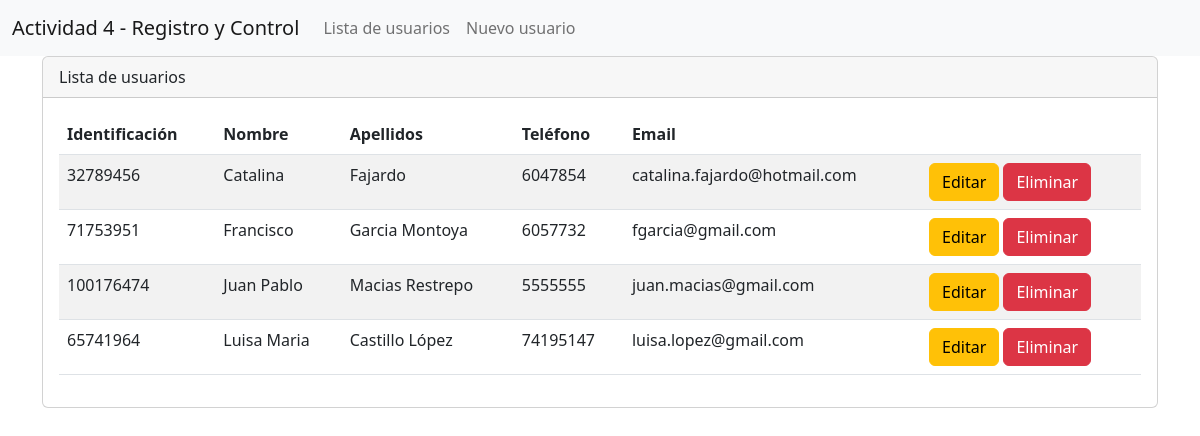
Page /paginas/usuarios/index.php on the committed database.
### tables this page shows
CREATE TABLE `usuario` (
  `id_usuario` int(10) unsigned NOT NULL AUTO_INCREMENT,
  `identificacion` varchar(20) NOT NULL,
  `nombre` varchar(50) NOT NULL,
  `apellidos` varchar(50) NOT NULL,
  `telefono` varchar(20) DEFAULT NULL,
  `email` varchar(100) DEFAULT NULL,
  PRIMARY KEY (`id_usuario`)
);

### clases/usuarioRepositorio.php (called while the page is built, shortened)
<?php
class UsuarioRepositorio {
    private $conexion;
    public function __construct($conexion) {
        $this->conexion = $conexion;
    }
    public function consultarTodos() {
        $sql = "SELECT id_usuario, identificacion, nombre, apellidos, telefono, email
                  FROM usuario
                 ORDER BY nombre";
        $resultado = $this->conexion->query($sql, MYSQLI_USE_RESULT);
        $usuarios = array();
        while ($registro = $resultado->fetch_assoc()) {
            $usuario = new Usuario();
            $usuario->setIdUsuario($registro['id_usuario']);
            $usuario->setIdentificacion($registro['identificacion']);
            $usuario->setNombre($registro['nombre']);
            $usuario->setApellidos($registro['apellidos']);
            $usuario->setTelefono($registro['telefono']);
            $usuario->setEmail($registro['email']);
            $usuarios[] = $usuario;
        }
        return $usuarios;
    }
}

### clases/usuario.php (called while the page is built)
<?php
class Usuario {
    private $idUsuario;
    private $identificacion;
    private $nombre;
    private $apellidos;
    private $telefono;
    private $email;
    public function getIdUsuario() {
        return $this->idUsuario;
    }
    public function setIdUsuario($idUsuario) {
        $this->idUsuario = $idUsuario;
    }
    public function getIdentificacion() {
        return $this->identificacion;
    }
    public function setIdentificacion($identificacion) {
        $this->identificacion = $identificacion;
    }
    public function getNombre() {
        return $this->nombre;
    }
    public function setNombre($nombre) {
        $this->nombre = $nombre;
    }
    public function getApellidos() {
        return $this->apellidos;
    }
    public function setApellidos($apellidos) {
        $this->apellidos = $apellidos;
    }
    public function getTelefono() {
        return $this->telefono;
    }
    public function setTelefono($telefono) {
        $this->telefono = $telefono;
    }
    public function getEmail() {
        return $this->email;
    }
    public function setEmail($email) {
        $this->email = $email;
    }
}

### paginas/usuarios/index.php (the view, shortened to what this page needs)
<?php
include('../../clases/baseDatos.php');
include('../../clases/usuario.php');
include('../../clases/usuarioRepositorio.php');
$baseDatos = new BaseDatos();
$conexion = $baseDatos->conectar();
$usuarioRepositorio = new UsuarioRepositorio($conexion);
$usuarios = $usuarioRepositorio->consultarTodos();
?>
<!doctype html>
<html lang="es">
<head>
    <link href="https://cdn.jsdelivr.net/npm/bootstrap@5.2.0/dist/css/bootstrap.min.css" rel="stylesheet">
</head>
<body>
    <?php include('../navegacion.php') ?>
    <div class="container">
        <div class="card">
                <div class="card-header">
                Lista de usuarios
                </div>
                <div class="card-body">
                    <table class="table table-striped">
                        <thead>
                            <tr>
                                <th scope="col">Identificación</th>
                                <th scope="col">Nombre</th>
                                <th scope="col">Apellidos</th>
                                <th scope="col">Teléfono</th>
                                <th scope="col">Email</th>
                                <th scope="col"></th>
                            </tr>
                        </thead>
                        <tbody>
                            <?php foreach ($usuarios as $usuario) { ?>
                                <tr>
                                    <td><?php echo $usuario->getIdentificacion(); ?></td>
                                    <td><?php echo $usuario->getNombre(); ?></td>
                                    <td><?php echo $usuario->getApellidos(); ?></td>
                                    <td><?php echo $usuario->getTelefono(); ?></td>
                                    <td><?php echo $usuario->getEmail(); ?></td>
                                    <td>
                                        <a href="editar.php?id=<?php echo $usuario->getIdUsuario(); ?>" class="btn btn-warning">Editar</a>
                                        <a href="#" onclick="javascript:confirmarEliminacion(<?php echo $usuario->getIdUsuario(); ?>, '<?php echo $usuario->getNombre(); ?>', '<?php echo $usuario->getApellidos(); ?>')" class="btn btn-danger">Eliminar</a>
                                    </td>
                                </tr>
                            <?php } ?>
                        </tbody>
                    </table>
                </div>
            </div>
        </div>
</body>
</html>

### paginas/navegacion.php (shortened to what this page needs)
<nav class="navbar navbar-expand-lg bg-light">
    <div class="container-fluid">
        <a class="navbar-brand" href="#">Actividad 4 - Registro y Control</a>
        <div class="collapse navbar-collapse" id="navbarNavDropdown">
            <ul class="navbar-nav">
                <li class="nav-item">
                    <a class="nav-link" aria-current="page" href="index.php">Lista de usuarios</a>
                </li>
                <li class="nav-item">
                    <a class="nav-link" href="insertar.php">Nuevo usuario</a>
                </li>
            </ul>
        </div>
    </div>
</nav>

### rows in the picture
usuario: identificacion "32789456", nombre "Catalina", apellidos "Fajardo", telefono "6047854", email "catalina.fajardo@hotmail.com"
usuario: identificacion "71753951", nombre "Francisco", apellidos "Garcia Montoya", telefono "6057732", email "fgarcia@gmail.com"
usuario: identificacion "100176474", nombre "Juan Pablo", apellidos "Macias Restrepo", telefono "5555555", email "juan.macias@gmail.com"
usuario: identificacion "65741964", nombre "Luisa Maria", apellidos "Castillo López", telefono "74195147", email "luisa.lopez@gmail.com"
